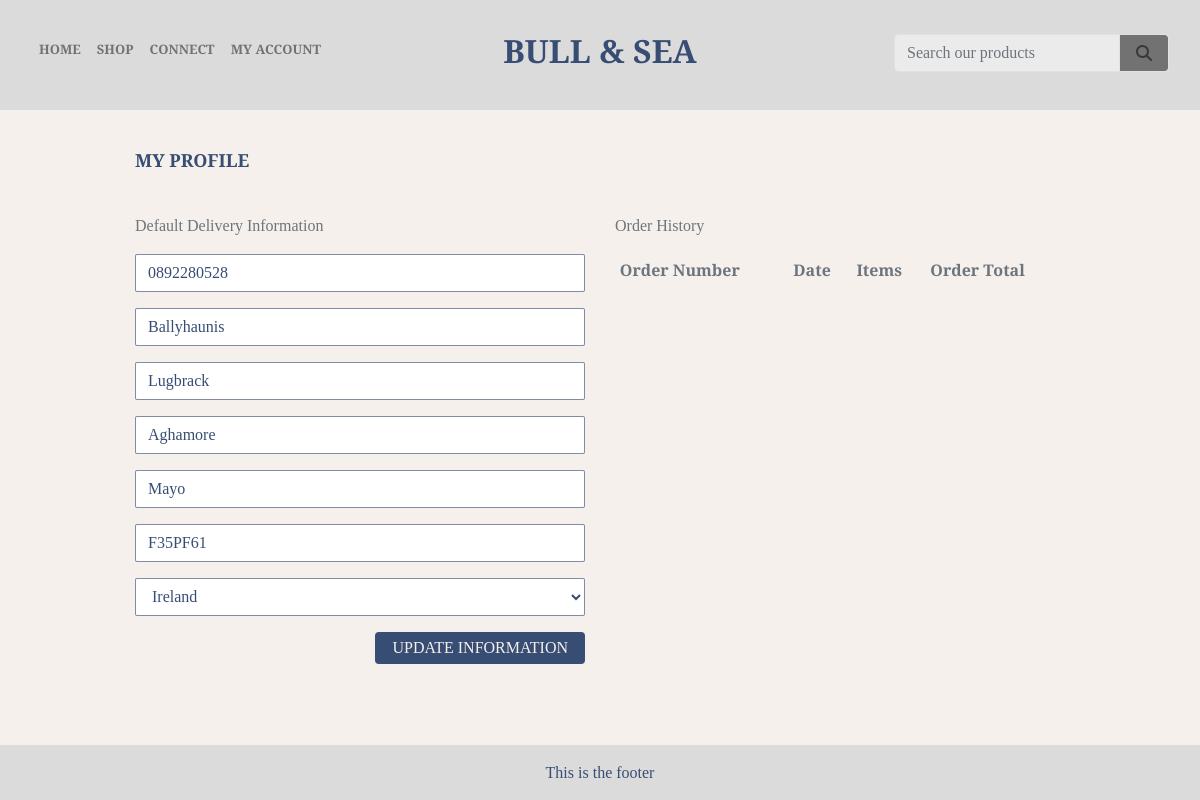
/profile/ (signed in), run on an earlier commit of the app's database.
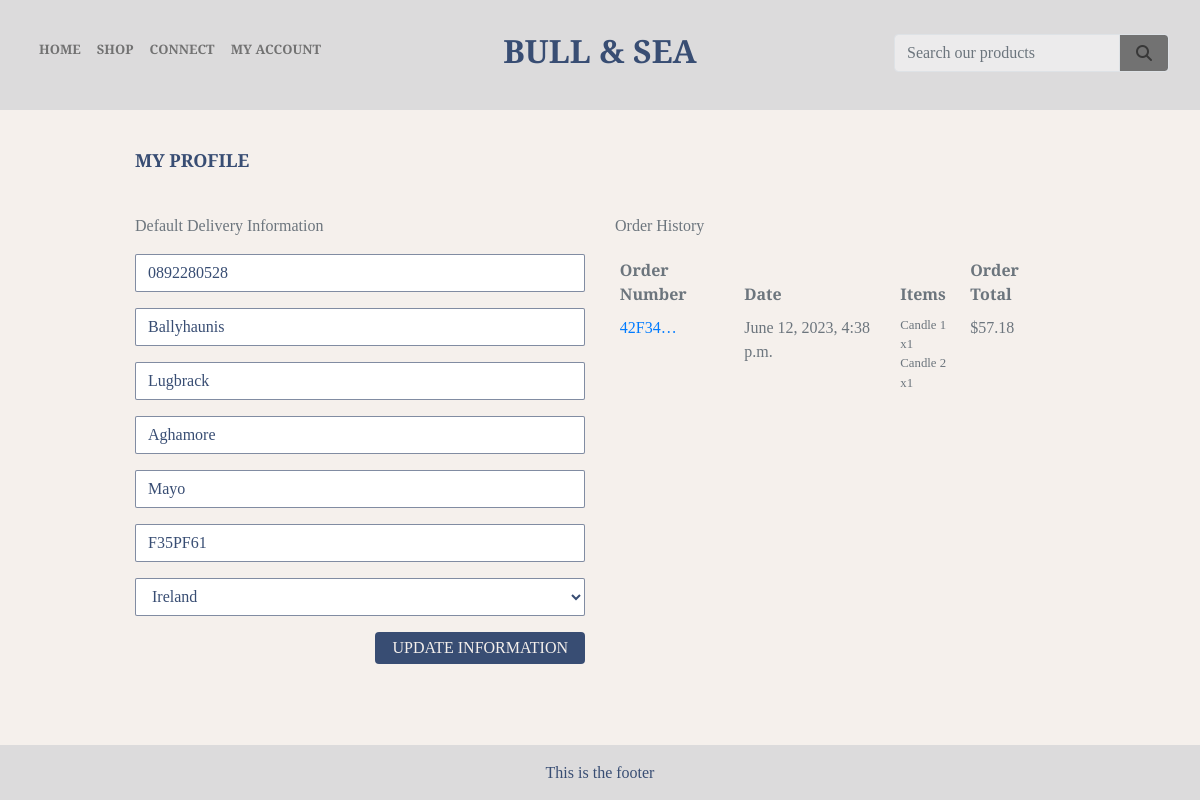
And on a later commit of the database.
### profiles/models.py (models this page shows, shortened)
class UserProfile(models.Model):
    user = models.OneToOneField(User, on_delete=models.CASCADE)
    default_phone_number = models.CharField(max_length=20, null=True, blank=True)  # noqa
    default_town_or_city = models.CharField(max_length=40, null=True, blank=True)  # noqa
    default_street_address1 = models.CharField(max_length=80, null=True, blank=True)  # noqa
    default_street_address2 = models.CharField(max_length=80, null=True, blank=True)  # noqa
    default_county = models.CharField(max_length=80, null=True, blank=True)
    default_postcode = models.CharField(max_length=20, null=True, blank=True)  # noqa
    default_country = CountryField(blank_label='Country', null=True, blank=True)  # noqa

### checkout/models.py (models this page shows, shortened)
class Order(models.Model):
    order_number = models.CharField(max_length=32, null=False, editable=False)
    user_profile = models.ForeignKey(UserProfile, on_delete=models.SET_NULL, null=True, blank=True, related_name='orders')  # noqa
    full_name = models.CharField(max_length=50, null=False, blank=False)
    email = models.EmailField(max_length=254, null=False, blank=False)
    phone_number = models.CharField(max_length=20, null=False, blank=False)
    country = CountryField(blank_label='Country *', null=False, blank=False)
    postcode = models.CharField(max_length=20, null=True, blank=True)
    town_or_city = models.CharField(max_length=40, null=False, blank=False)
    street_address1 = models.CharField(max_length=80, null=False, blank=False)
    street_address2 = models.CharField(max_length=80, null=True, blank=True)
    county = models.CharField(max_length=80, null=True, blank=True)
    date = models.DateTimeField(auto_now_add=True)
    delivery_cost = models.DecimalField(max_digits=6, decimal_places=2, null=False, default=0)  # noqa
    order_total = models.DecimalField(max_digits=10, decimal_places=2, null=False, default=0)  # noqa
    grand_total = models.DecimalField(max_digits=10, decimal_places=2, null=False, default=0)  # noqa
    original_bag = models.TextField(null=False, blank=False, default='')
    stripe_pid = models.CharField(max_length=254, null=False, blank=False, default='')  # noqa

class OrderLineItem(models.Model):
    order = models.ForeignKey(Order, null=False, blank=False, on_delete=models.CASCADE, related_name='lineitems')  # noqa
    product = models.ForeignKey(Product, null=False, blank=False, on_delete=models.CASCADE)  # noqa
    quantity = models.IntegerField(null=False, blank=False, default=0)
    lineitem_total = models.DecimalField(max_digits=6, decimal_places=2, null=False, blank=False, editable=False)  # noqa

### products/models.py (models this page shows, shortened)
class Product(models.Model):
    category = models.ForeignKey('Category', null=True, blank=True, on_delete=models.SET_NULL)  # noqa
    sku = models.CharField(max_length=254, null=True, blank=True)
    name = models.CharField(max_length=254)
    description = models.TextField()
    price = models.DecimalField(max_digits=6, decimal_places=2)
    image_url = models.URLField(max_length=1024, null=True, blank=True)
    image = models.ImageField(null=True, blank=True)
    reviews = models.ManyToManyField('Review', related_name='product_reviews', blank=True)  # noqa

### profiles/views.py (the view)
# urls.py: path('profile/', include('profiles.urls')),
@login_required
def profile(request):
    profile = get_object_or_404(UserProfile, user=request.user)
    if request.method == 'POST':
        form = UserProfileForm(request.POST, instance=profile)
        if form.is_valid():
            form.save()
            messages.success(request, 'Profile updated successfully')
        else:
            messages.error(request, 'Update failed. Please ensure the form is valid.')  # noqa
    else:
        form = UserProfileForm(instance=profile)
    orders = profile.orders.all()
    template = 'profiles/profile.html'
    context = {
        'form': form,
        'orders': orders,
        'on_profile_page': True
    }
    return render(request, template, context)

### profiles/forms.py
class UserProfileForm(forms.ModelForm):
    class Meta:
        model = UserProfile
        exclude = ('user',)
    def __init__(self, *args, **kwargs):
        super().__init__(*args, **kwargs)
        placeholders = {
            'default_phone_number': 'Phone Number',
            'default_postcode': 'Postal Code',
            'default_town_or_city': 'Town or City',
            'default_street_address1': 'Street Address 1',
            'default_street_address2': 'Street Address 2',
            'default_county': 'County, State or Locality',
        }
        self.fields['default_phone_number'].widget.attrs['autofocus'] = True
        for field in self.fields:
            if field != 'default_country':
                if self.fields[field].required:
                    placeholder = f'{placeholders[field]} *'
                else:
                    placeholder = placeholders[field]
                self.fields[field].widget.attrs['placeholder'] = placeholder
            self.fields[field].widget.attrs['class'] = 'border-black rounded-0 profile-form-input'  # noqa
            self.fields[field].label = False

### bag/contexts.py (called while the page is built, shortened)
def bag_contents(request):
    bag_items = []
    total = 0
    product_count = 0
    bag = request.session.get('bag', {})
    delivery = total * Decimal(settings.STANDARD_DELIVERY_PERCENTAGE / 100)
    grand_total = delivery + total
    context = {
        'bag_items': bag_items,
        'total': total,
        'product_count': product_count,
        'delivery': delivery,
        'grand_total': grand_total,
    }
    return context

### products/context_processors.py (called while the page is built)
def categories_and_products(request):
    categories = Category.objects.all()
    products = Product.objects.all()
    return {
        'categories': categories,
        'products': products
    }

### products/models.py (called while the page is built)
    def get_friendly_name(self):
        return self.friendly_name

### profiles/templates/profiles/profile.html (shortened to what this page needs)
{% extends "base.html" %}
{% load static %}
{% block extra_css %}
    <link rel="stylesheet" href="{% static 'profiles/css/profile.css' %}">
{% endblock %}
{% block page_header %}
    <div class="container header-container">
    </div>
{% endblock %}
{% block content %}
    <div class="overlay"></div>
    <div class="container">
        <div class="row">
            <div class="col hr-prod-spacer">
                <hr>
                <h2 class="logo-font mb-4 sub-header2-font">My Profile</h2>
                <hr>
            </div>
        </div>
        <div class="row">
            <div class="col-12 col-lg-6">
                <p class="text-muted">Default Delivery Information</p>
                <form class="mt-3" action="{% url 'profile' %}" method="POST" id="profile-update-form">
                    {{ form|crispy }}
                    <button class="rating-button btn rounded-2 text-uppercase float-right pb-0"><p class="pl-3 pr-3 mb-0">Update Information</p></button>
                </form>
            </div>
            <div class="col-12 col-lg-6">
                <p class="text-muted">Order History</p>
                <div class="order-history table-responsive">
                    <table class="table table-sm table-borderless text-muted">
                        <thead>
                            <tr>
                                <th>Order Number</th>
                                <th>Date</th>
                                <th>Items</th>
                                <th>Order Total</th>
                            </tr>
                        </thead>
                        <tbody>
                            {% for order in orders %}
                                <tr>
                                    <td>
                                        <a href="{% url 'order_history' order.order_number %}"
                                        title="{{ order.order_number }}">
                                            {{ order.order_number|truncatechars:6 }}
                                        </a>
                                    </td>
                                    <td>{{ order.date }}</td>
                                    <td>
                                        <ul class="list-unstyled">
                                            {% for item in order.lineitems.all %}
                                                <li class="small">
                                                    {{ item.product.name }} x{{ item.quantity }}
                                                </li>
                                            {% endfor %}
                                        </ul>
                                    </td>
                                    <td>${{ order.grand_total }}</td>
                                </tr>
                            {% endfor %}
                        </tbody>
                    </table>
                </div>
            </div>
        </div>
{% endblock %}

### templates/base.html (shortened to what this page needs)
{% load static %}
<!doctype html>
<html lang="en">
<head>
  {% block corecss %}
  <link rel="stylesheet" href="https://stackpath.bootstrapcdn.com/bootstrap/4.4.1/css/bootstrap.min.css"
>
  <link rel="stylesheet" href="{% static 'css/base.css' %}">
  {% endblock %}
  {% block extra_css %}
  {% endblock %}
</head>
<body>
  <header class="container-fluid fixed-top">
    <div id="topnav" class="row bg-nav pt-lg-2 d-none d-lg-flex">
      <div class="col-4">
        <div class="d-flex navlinksleft text-base">
          <ul class="navbar-nav mr-auto d-flex flex-row">
            <li class="nav-item active">
              <a class="small-screen-menutext nav-link nav-link-padding" href="{% url 'home' %}">Home </a>
            </li>
            <li class="nav-item dropdown">
              <a class="small-screen-menutext nav-link dropdown-toggle nav-link-padding caret-off" href="#"
                id="navbarDropdown" role="button" data-toggle="dropdown" aria-haspopup="true" aria-expanded="false">
                Shop
              </a>
            </li>
            <li class="nav-item dropdown">
              <a class="small-screen-menutext nav-link dropdown-toggle nav-link-padding caret-off" href="#"
                id="navbarDropdown1" role="button" data-toggle="dropdown" aria-haspopup="true" aria-expanded="false">
                Connect
              </a>
            </li>
            <li class="nav-item dropdown">
              <a class="small-screen-menutext nav-link dropdown-toggle nav-link-padding caret-off" href="#"
                id="navbarDropdown2" role="button" data-toggle="dropdown" aria-haspopup="true" aria-expanded="false">
                My Account
              </a>
            </li>
          </ul>
        </div>
      </div>
      <div class="col-4 text-center">
        <a href="{% url 'home' %}" class="main-logo-link">
          <h2 class="logo-font my-0 title-font"><strong>Bull & Sea</strong> </h2>
        </a>
      </div>
      <div class="col-4">
        <div class="d-flex justify-content-end searchbarright">
          <ul class="nav-list-style">
          </ul>
          <form class="form-inline" method="GET" action="{% url 'search_products' %}">
            <div class="input-group w-100">
              <input class="form-control border border-grey rounded-2 bg-searchbox" type="text" name="q"
                placeholder="Search our products" value="{{ search_query }}">
              <div class="input-group-append">
                <button class="form-control btn btn-searchbox border border-grey rounded-2" type="submit">
                  <span class="icon">
                    <i class="fas fa-search"></i>
                  </span>
                </button>
              </div>
            </div>
          </form>
        </div>
      </div>
    </div>
  </header>
  {% block page_header %}
  {% endblock %}
  {% block content %}
  {% endblock %}
  <footer class="container-fluid footer-base fixed-bottom">
    <div class="row">
      <div class="col text-center py-3">
        <p>This is the footer</p>
      </div>
    </div>
  </footer>
</body>
</html>

### static/css/base.css (style rules this page uses)
html { height: 100%; }
.title-font { font-family: 'Cinzel', serif; color: #384D73; }
.bg-nav { background-color: #DCDBDC; height: 110px; padding-bottom: 15px; }
.bg-searchbox { background-color: #ffffff71; }
.btn-searchbox { color: #fff; background-color: #727272; border-color: #727272; }
body { background: url('/media/landing_page_image.webp') no-repeat center center fixed; background-size: cover; height: calc(100vh - 164px); color: #383838; font-family: 'Slabo 27px', serif; }
.footer-base { background-color: #DCDBDC; height: 3rem; padding-bottom: 55px; font-family: 'Cinzel', serif; color: #384D73; }
.icon { align-items: center; display: inline-flex; justify-content: center; height: 1.5rem; width: 1.5rem; color: #383838; }
.logo-font { text-transform: uppercase; }
.main-logo-link { width: fit-content; }
.text-base { color: #727272 !important; }
.border-black { border: 1px solid black !important; }
.sub-header2-font { font-family: 'Cinzel', serif; color: #384D73; font-size: large; font-weight: bold; }
.nav-list-style { list-style: none; padding: 0 15px 0 0; margin: 0; }
.nav-link { font-size: large; font-weight: bold; text-transform: uppercase; color: #727272 !important; text-decoration: none !important; }
.nav-link-padding { padding: 0 25px !important; }
.main-logo-link { padding: 0.5rem 1rem !important; text-decoration: none !important; }
.navlinksleft { padding: 2rem 0 2rem 1rem !important; }
.searchbarright { padding: 1.6rem 1rem 1.8rem 0 !important; }
.caret-off::before { display: none; }
.caret-off::after { display: none; }
.overlay { height: 100%; width: 100%; top: 110px; left: 0; position: fixed; background: #F5F0EC; z-index: -1; }
.hr-prod-spacer hr { border: 1px solid #F5F0EC !important; }
.rating-button { background: #384D73; color: #F5F0EC; min-width: 160px; font-size: medium; padding: 0.2rem 0 !important; }
@media (max-width: 1300px) { .small-screen-menutext, .small-screen-droptext a { font-size: small !important; } }
@media (max-width: 1300px) { .nav-link-padding { padding: 0 8px !important; } }
@media (min-width: 1200px) { .container { max-width: 80%; } }
@media (min-width: 992px) { .header-container { padding-top: 116px; } }

### profiles/static/profiles/css/profile.css (style rules this page uses)
#profile-update-form .form-control { border: 1px solid #384d739c !important; border-radius: 2px !important; color: #384D73; }
#profile-update-form input::placeholder { color: #aab7c4; }
#id_default_country, #id_default_country option:not(:first-child) { color: #384D73; }
.order-history { max-height: 416px; overflow-y: auto; }

What changed in the data, as far as the page shows it:
added Order: order_number "42F34…", date "June 12, 2023, 4:38 p.m.", grand_total "57.18"
added OrderLineItem: product.name "Candle 1", quantity "1"
added OrderLineItem: product.name "Candle 2", quantity "1"
